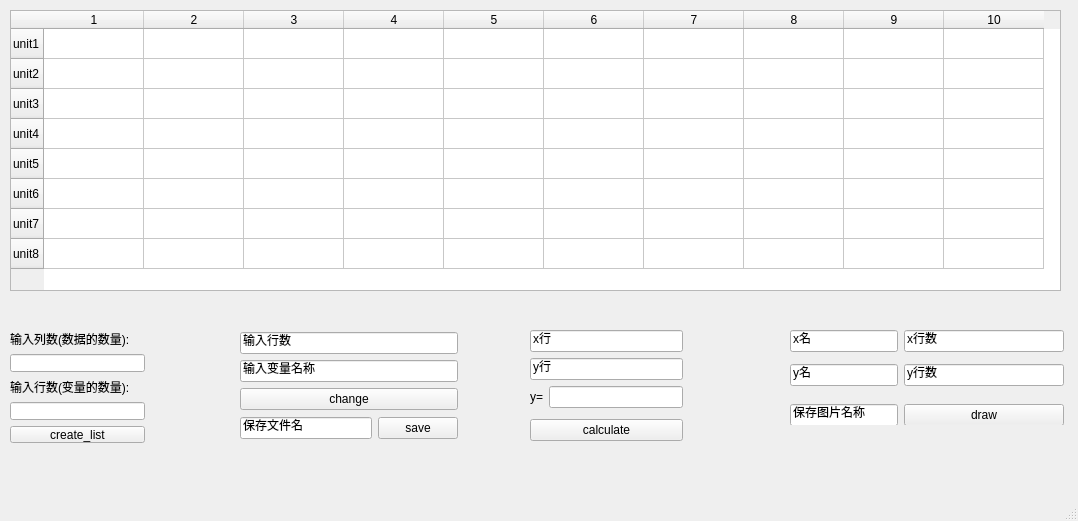
<?xml version="1.0" encoding="UTF-8"?>
<ui version="4.0">
 <class>MainWindow</class>
 <widget class="QMainWindow" name="MainWindow">
  <property name="geometry">
   <rect>
    <x>0</x>
    <y>0</y>
    <width>1078</width>
    <height>521</height>
   </rect>
  </property>
  <property name="windowTitle">
   <string>MainWindow</string>
  </property>
  <widget class="QWidget" name="centralwidget">
   <widget class="QTableWidget" name="tableWidget">
    <property name="geometry">
     <rect>
      <x>10</x>
      <y>10</y>
      <width>1051</width>
      <height>281</height>
     </rect>
    </property>
    <row>
     <property name="text">
      <string>unit1</string>
     </property>
    </row>
    <row>
     <property name="text">
      <string>unit2</string>
     </property>
    </row>
    <row>
     <property name="text">
      <string>unit3</string>
     </property>
    </row>
    <row>
     <property name="text">
      <string>unit4</string>
     </property>
    </row>
    <row>
     <property name="text">
      <string>unit5</string>
     </property>
    </row>
    <row>
     <property name="text">
      <string>unit6</string>
     </property>
    </row>
    <row>
     <property name="text">
      <string>unit7</string>
     </property>
    </row>
    <row>
     <property name="text">
      <string>unit8</string>
     </property>
    </row>
    <column>
     <property name="text">
      <string>1</string>
     </property>
    </column>
    <column>
     <property name="text">
      <string>2</string>
     </property>
    </column>
    <column>
     <property name="text">
      <string>3</string>
     </property>
    </column>
    <column>
     <property name="text">
      <string>4</string>
     </property>
    </column>
    <column>
     <property name="text">
      <string>5</string>
     </property>
    </column>
    <column>
     <property name="text">
      <string>6</string>
     </property>
    </column>
    <column>
     <property name="text">
      <string>7</string>
     </property>
    </column>
    <column>
     <property name="text">
      <string>8</string>
     </property>
    </column>
    <column>
     <property name="text">
      <string>9</string>
     </property>
    </column>
    <column>
     <property name="text">
      <string>10</string>
     </property>
    </column>
   </widget>
   <widget class="QWidget" name="layoutWidget">
    <property name="geometry">
     <rect>
      <x>10</x>
      <y>330</y>
      <width>135</width>
      <height>113</height>
     </rect>
    </property>
    <layout class="QVBoxLayout" name="verticalLayout_3">
     <item>
      <widget class="QLabel" name="label_2">
       <property name="text">
        <string>输入列数(数据的数量):</string>
       </property>
      </widget>
     </item>
     <item>
      <widget class="QLineEdit" name="column"/>
     </item>
     <item>
      <widget class="QLabel" name="label">
       <property name="text">
        <string>输入行数(变量的数量):</string>
       </property>
      </widget>
     </item>
     <item>
      <widget class="QLineEdit" name="row"/>
     </item>
     <item>
      <widget class="QPushButton" name="add_btn">
       <property name="text">
        <string>create_list</string>
       </property>
      </widget>
     </item>
    </layout>
   </widget>
   <widget class="QWidget" name="layoutWidget">
    <property name="geometry">
     <rect>
      <x>530</x>
      <y>330</y>
      <width>153</width>
      <height>111</height>
     </rect>
    </property>
    <layout class="QVBoxLayout" name="verticalLayout">
     <item>
      <widget class="QLineEdit" name="x_row">
       <property name="text">
        <string>x行</string>
       </property>
      </widget>
     </item>
     <item>
      <widget class="QLineEdit" name="y_row">
       <property name="text">
        <string>y行</string>
       </property>
      </widget>
     </item>
     <item>
      <layout class="QHBoxLayout" name="horizontalLayout">
       <item>
        <widget class="QLabel" name="label_3">
         <property name="text">
          <string>y=</string>
         </property>
        </widget>
       </item>
       <item>
        <widget class="QLineEdit" name="relation_function"/>
       </item>
      </layout>
     </item>
     <item>
      <spacer name="verticalSpacer_2">
       <property name="orientation">
        <enum>Qt::Vertical</enum>
       </property>
       <property name="sizeHint" stdset="0">
        <size>
         <width>20</width>
         <height>40</height>
        </size>
       </property>
      </spacer>
     </item>
     <item>
      <widget class="QPushButton" name="rela_btn">
       <property name="text">
        <string>calculate</string>
       </property>
      </widget>
     </item>
    </layout>
   </widget>
   <widget class="QWidget" name="layoutWidget">
    <property name="geometry">
     <rect>
      <x>790</x>
      <y>330</y>
      <width>274</width>
      <height>95</height>
     </rect>
    </property>
    <layout class="QFormLayout" name="formLayout">
     <item row="0" column="0">
      <widget class="QLineEdit" name="x_name">
       <property name="text">
        <string>x名</string>
       </property>
      </widget>
     </item>
     <item row="0" column="1">
      <widget class="QLineEdit" name="x_index">
       <property name="text">
        <string>x行数</string>
       </property>
      </widget>
     </item>
     <item row="2" column="0">
      <widget class="QLineEdit" name="y_name">
       <property name="text">
        <string>y名</string>
       </property>
      </widget>
     </item>
     <item row="2" column="1">
      <widget class="QLineEdit" name="y_index">
       <property name="text">
        <string>y行数</string>
       </property>
      </widget>
     </item>
     <item row="5" column="0">
      <widget class="QLineEdit" name="exam_num">
       <property name="text">
        <string>保存图片名称</string>
       </property>
      </widget>
     </item>
     <item row="5" column="1">
      <widget class="QPushButton" name="anly_btn">
       <property name="text">
        <string>draw</string>
       </property>
      </widget>
     </item>
     <item row="1" column="0">
      <spacer name="verticalSpacer_3">
       <property name="orientation">
        <enum>Qt::Vertical</enum>
       </property>
       <property name="sizeHint" stdset="0">
        <size>
         <width>20</width>
         <height>40</height>
        </size>
       </property>
      </spacer>
     </item>
     <item row="3" column="1">
      <spacer name="verticalSpacer_4">
       <property name="orientation">
        <enum>Qt::Vertical</enum>
       </property>
       <property name="sizeHint" stdset="0">
        <size>
         <width>20</width>
         <height>40</height>
        </size>
       </property>
      </spacer>
     </item>
     <item row="4" column="0">
      <spacer name="verticalSpacer_5">
       <property name="orientation">
        <enum>Qt::Vertical</enum>
       </property>
       <property name="sizeHint" stdset="0">
        <size>
         <width>20</width>
         <height>40</height>
        </size>
       </property>
      </spacer>
     </item>
    </layout>
   </widget>
   <widget class="QWidget" name="">
    <property name="geometry">
     <rect>
      <x>240</x>
      <y>331</y>
      <width>218</width>
      <height>110</height>
     </rect>
    </property>
    <layout class="QVBoxLayout" name="verticalLayout_4">
     <item>
      <layout class="QVBoxLayout" name="verticalLayout_2">
       <item>
        <widget class="QLineEdit" name="a_line">
         <property name="text">
          <string>输入行数</string>
         </property>
        </widget>
       </item>
       <item>
        <widget class="QLineEdit" name="a_name">
         <property name="whatsThis">
          <string/>
         </property>
         <property name="text">
          <string>输入变量名称</string>
         </property>
        </widget>
       </item>
       <item>
        <widget class="QPushButton" name="exc_btn">
         <property name="text">
          <string>change</string>
         </property>
        </widget>
       </item>
      </layout>
     </item>
     <item>
      <layout class="QHBoxLayout" name="horizontalLayout_2">
       <item>
        <widget class="QLineEdit" name="data">
         <property name="text">
          <string>保存文件名</string>
         </property>
        </widget>
       </item>
       <item>
        <widget class="QPushButton" name="save_btn">
         <property name="text">
          <string>save</string>
         </property>
        </widget>
       </item>
      </layout>
     </item>
    </layout>
   </widget>
  </widget>
  <widget class="QMenuBar" name="menubar">
   <property name="geometry">
    <rect>
     <x>0</x>
     <y>0</y>
     <width>1078</width>
     <height>23</height>
    </rect>
   </property>
  </widget>
  <widget class="QStatusBar" name="statusbar"/>
 </widget>
 <resources/>
 <connections/>
</ui>
